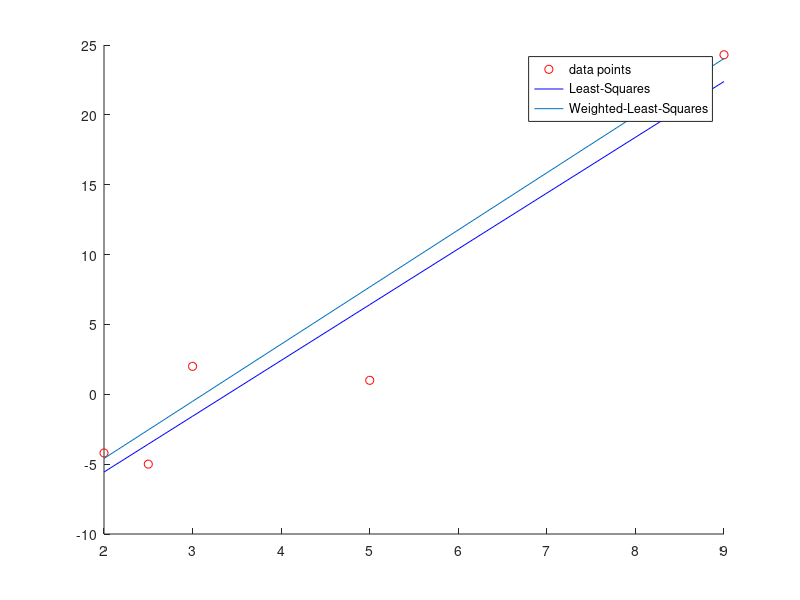

Write the MATLAB code that produced this figure.
%Problem 3.8-3
x = [2,2.5,3,5,9];
y = [-4.2,-5,2,1,24.3];

scatter(x,y,'r');
hold on;

%determine the best least squares line
A = [x' , [1,1,1,1,1]']
c = (A'*A)\(A')*(y')
a = c(1);
b= c(2);
y_ls = x*a + b;
plot(x,y_ls,'b');
%create weighted least square
W = diag([10,1,1,1,10]);
c_w = (A'*W*A)\(A')*W*(y'); 
a_w = c_w(1);
b_w = c_w(2);
y_w = x*a_w + b_w;
plot(x,y_w);
legend("data points", "Least-Squares", "Weighted-Least-Squares");